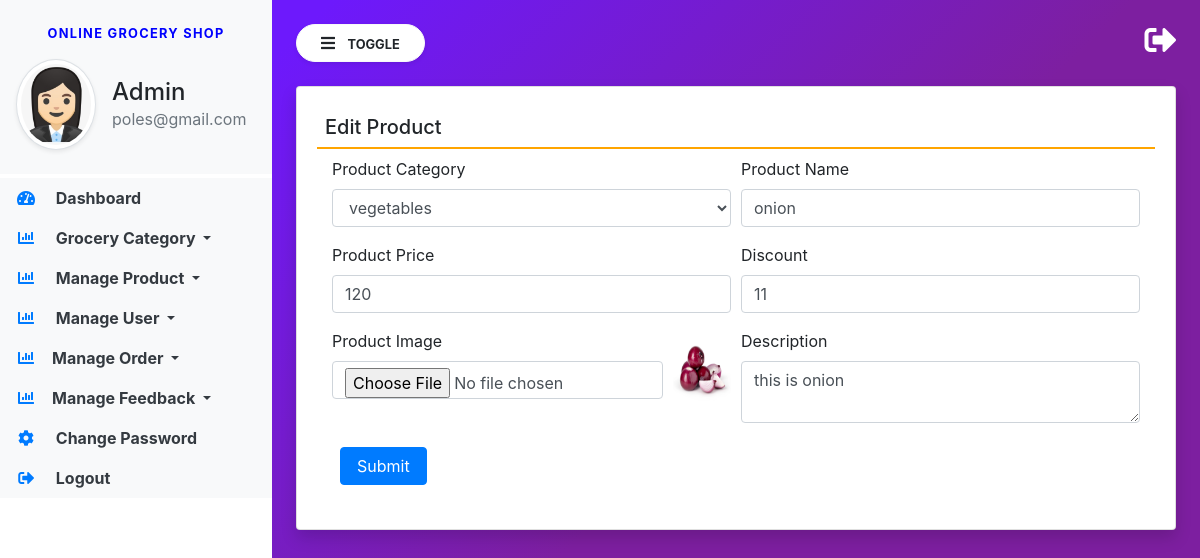
Page /edit-product/7/ (signed in) on the committed database.
### groceryapp/models.py (models this page shows, shortened)
class Product(models.Model):
    category = models.ForeignKey(Category, on_delete=models.CASCADE, null=True, blank=True)
    name = models.CharField(max_length=100, null=True, blank=True)
    image = models.FileField(null=True, blank=True)
    description = models.TextField(null=True, blank=True)
    price = models.CharField(max_length=100, null=True, blank=True)
    discount = models.CharField(max_length=100, null=True, blank=True)
    updated = models.DateTimeField(auto_now=True)
    created = models.DateTimeField(auto_now_add=True)

class Category(models.Model):
    name = models.CharField(max_length=100, null=True, blank=True)
    created = models.DateTimeField(auto_now_add=True)

### groceryapp/views.py (the view, shortened to what this page needs)
# urls.py: path('edit-product/<int:pid>/', edit_product, name="edit_product"),
def edit_product(request, pid):
    if not request.user.is_staff:
        return redirect('admin_login')
    product = Product.objects.get(id=pid)
    category = Category.objects.all()
    return render(request, 'edit_product.html', locals())

### groceryapp/templates/edit_product.html (shortened to what this page needs)
{% extends 'admin_base.html' %}
{% block main %}
<div class="card shadow">
    <div class="card-body">
        <h5 class="p-2" style="border-bottom: 2px solid orange;">Edit Product</h5>
        <div class="container-fluid">
            <form action="" method="post" enctype="multipart/form-data">
                <div class="form-row">
                    <div class="col-sm-6">
                        <div class="form-group">
                            <label>Product Category</label>
                            <select name="category" class="form-control" required>
                                {% for i in category %}
                                <option value="{{i.id}}" {% if i.id == product.category.id %}selected{% endif %}>{{i.name}}</option>
                                {% endfor %}
                            </select>
                        </div>
                    </div>
                    <div class="col-sm-6">
                        <div class="form-group">
                            <label>Product Name</label>
                            <input type="text" name="name" class="form-control" value="{{product.name}}" placeholder="Category Name">
                        </div>
                    </div>
                    <div class="col-sm-6">
                        <div class="form-group">
                            <label>Product Price</label>
                            <input type="text" name="price" class="form-control" value="{{product.price}}" placeholder="Product Price">
                        </div>
                    </div>
                    <div class="col-sm-6">
                        <div class="form-group">
                            <label>Discount</label>
                            <input type="text" name="discount" class="form-control" value="{{product.discount}}" placeholder="Apply Discount">
                        </div>
                    </div>
                    <div class="col-sm-5">
                        <div class="form-group">
                            <label>Product Image</label>
                            <input type="file" name="image" class="form-control">
                        </div>
                    </div>
                    <div class="col-sm-1">
                        <img src="{{product.image.url}}" style="width:100%;height:80px">
                    </div>
                    <div class="col-sm-6">
                        <div class="form-group">
                            <label>Description</label>
                            <textarea name="desc" class="form-control" placeholder="write description here">{{product.description}}</textarea>
                        </div>
                    </div>
                </div>
                <input type="submit" value="Submit" class="m-2 px-3 btn btn-primary">
            </form>
        </div>
    </div>
</div>
{% endblock %}

### groceryapp/templates/admin_base.html (shortened to what this page needs)
{% load static %}
<html lang="en">
<head>
    <link rel="stylesheet" href="https://maxcdn.bootstrapcdn.com/bootstrap/4.3.1/css/bootstrap.min.css">
    <link rel="stylesheet" href="https://use.fontawesome.com/releases/v5.6.3/css/all.css"
>
    <link rel="stylesheet" type="text/css" href="{% static 'css/sidebar.css' %}">
</head>
<body>
<div class="vertical-nav bg-white" id="sidebar">
    <div class="py-4 px-3 mb-1 bg-light">
        <p class="font-weight-bold text-uppercase px-3 small dashboard-text text-center">Online Grocery Shop</p>
        <div class="media d-flex align-items-center">
            <img src="{% static 'images/adminlogo.png' %}" width="80" height="80"
                 class="mr-3 rounded-circle img-thumbnail shadow-sm">
            <div class="media-body">
                <h4 class="mb-0">Admin</h4>
                <p class="text-muted mb-0">{{request.user.email}}</p>
            </div>
        </div>
    </div>
    <ul class="nav flex-column bg-white">
        <li class="nav-item">
            <a href="/admindashboard/" class="nav-link text-dark bg-light">
                <i class="fas fa-tachometer-alt fa-fw mr-3 text-primary"></i>
                Dashboard
            </a>
        </li>
        <li class="nav-item dropdown">
            <a class="nav-link dropdown-toggle text-dark bg-light" href="#" id="navbardrop" data-toggle="dropdown">
                <i class="fas fa-chart-bar mr-3 text-primary fa-fw"></i> Grocery Category
            </a>
        </li>
        <li class="nav-item dropdown">
            <a class="nav-link dropdown-toggle text-dark bg-light" href="#" id="navbardrop" data-toggle="dropdown">
                <i class="fas fa-chart-bar mr-3 text-primary fa-fw"></i> Manage Product
            </a>
        </li>
        <li class="nav-item dropdown">
            <a class="nav-link dropdown-toggle text-dark bg-light" href="#" id="navbardrop" data-toggle="dropdown">
                <i class="fas fa-chart-bar mr-3 text-primary fa-fw"></i> Manage User
            </a>
        </li>
        <li class="nav-item dropdown">
            <a class="nav-link dropdown-toggle text-dark bg-light" href="#" id="navbardrop" data-toggle="dropdown">
                <i class="fas fa-chart-bar mr-3 text-primary fa-fw"></i>Manage Order
            </a>
        </li>
        <li class="nav-item dropdown">
            <a class="nav-link dropdown-toggle text-dark bg-light" href="#" id="navbardrop" data-toggle="dropdown">
                <i class="fas fa-chart-bar mr-3 text-primary fa-fw"></i>Manage Feedback
            </a>
        </li>
        <li class="nav-item">
            <a href="/admin-change-password/" class="nav-link text-dark bg-light">
                <i class="fas fa-cog mr-3 text-primary fa-fw"></i>
                Change Password
            </a>
        </li>
        <li class="nav-item">
            <a href="/logout/" class="nav-link text-dark bg-light">
                <i class="fas fa-sign-out-alt mr-3 text-primary fa-fw"></i>
                Logout
            </a>
        </li>
    </ul>
</div>
<div class="page-content p-4" id="content">
    <a href="/logout/" title="logout" class="float-right text-white"><i class="fas fa-sign-out-alt fa-2x"></i></a>
    <button id="sidebarCollapse" type="button" class="btn btn-light bg-white rounded-pill shadow-sm px-4 mb-4">
        <i class="fas fa-bars mr-2"></i>
        <small class="text-uppercase font-weight-bold">Toggle</small>
    </button>
    {% block main %}
    {% endblock %}
</div>
</body>
</html>

### groceryapp/static/css/sidebar.css (style rules this page uses)
body { background-image : linear-gradient(135.9deg,rgba(109,25,252,1) 16.4%,rgba(125,31,160,1) 56.1%); min-height:100vh; }
.vertical-nav { min-width : 17rem; width : 17rem; height:100vh; position:fixed; top:0; left:0; transition: all 0.4s; }
.page-content { width:calc(100% - 17rem); margin-left:17rem; transition:all 0.4s; }
.dashboard-text { letter-spacing : 0.1em; color : blue; }
.nav-link { font-weight : bold; }

### rows in the picture
Product: category "vegetables", name "onion", price "120", discount "11", image (picture), desc "this is onion"

### other values in the picture
{{ request.user.email }} "poles@gmail.com"
